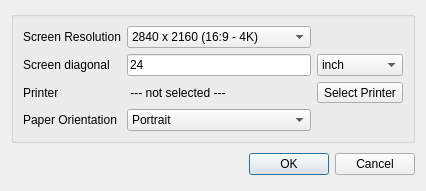
<?xml version="1.0" encoding="UTF-8"?>
<ui version="4.0">
 <class>PageSetupDialogClass</class>
 <widget class="QDialog" name="PageSetupDialogClass">
  <property name="geometry">
   <rect>
    <x>0</x>
    <y>0</y>
    <width>408</width>
    <height>184</height>
   </rect>
  </property>
  <property name="windowTitle">
   <string>MyWhiteboard - Page Setup</string>
  </property>
  <layout class="QVBoxLayout" name="verticalLayout">
   <item>
    <widget class="QGroupBox" name="gbPaper">
     <property name="title">
      <string/>
     </property>
     <layout class="QGridLayout" name="gridLayout">
      <item row="0" column="1">
       <widget class="QComboBox" name="cbScreenResolution">
        <item>
         <property name="text">
          <string>2840 x 2160 (16:9 - 4K)</string>
         </property>
        </item>
        <item>
         <property name="text">
          <string>3440 x 1440 (21:9)</string>
         </property>
        </item>
        <item>
         <property name="text">
          <string>2560 x 1440 (16:9)</string>
         </property>
        </item>
        <item>
         <property name="text">
          <string>2560 x 1080 (21:9)</string>
         </property>
        </item>
        <item>
         <property name="text">
          <string>2048 x 1152 (16:9)</string>
         </property>
        </item>
        <item>
         <property name="text">
          <string>1920 x 1200 (16:10)</string>
         </property>
        </item>
        <item>
         <property name="text">
          <string>1920 x 1080 (16:9 - Full HD)</string>
         </property>
        </item>
        <item>
         <property name="text">
          <string>1680 x 1050 (16:10)</string>
         </property>
        </item>
        <item>
         <property name="text">
          <string>1600 x 900 (16:9)</string>
         </property>
        </item>
        <item>
         <property name="text">
          <string>1536 x 864 (16 x 9)</string>
         </property>
        </item>
        <item>
         <property name="text">
          <string>1440 x 900 (16:10)</string>
         </property>
        </item>
        <item>
         <property name="text">
          <string>1366:768 (16:9)</string>
         </property>
        </item>
        <item>
         <property name="text">
          <string>1360 x 768 (16:9)</string>
         </property>
        </item>
        <item>
         <property name="text">
          <string>1280 x 1024 (5:4)</string>
         </property>
        </item>
        <item>
         <property name="text">
          <string>1280 x 800 (16:10)</string>
         </property>
        </item>
        <item>
         <property name="text">
          <string>1280 x 720 (16:9)</string>
         </property>
        </item>
        <item>
         <property name="text">
          <string>1024 x 768 (4:3)</string>
         </property>
        </item>
        <item>
         <property name="text">
          <string>800 x 600 (4:3)</string>
         </property>
        </item>
        <item>
         <property name="text">
          <string>640 x 360 (16:9</string>
         </property>
        </item>
       </widget>
      </item>
      <item row="2" column="1">
       <widget class="QLabel" name="lblPrinter">
        <property name="text">
         <string> --- not selected ---</string>
        </property>
       </widget>
      </item>
      <item row="1" column="0">
       <widget class="QLabel" name="label_2">
        <property name="text">
         <string>Screen diagonal</string>
        </property>
       </widget>
      </item>
      <item row="2" column="2">
       <widget class="QToolButton" name="btnSelectPrinter">
        <property name="text">
         <string>Select Printer</string>
        </property>
       </widget>
      </item>
      <item row="1" column="2">
       <widget class="QComboBox" name="cbUnit">
        <item>
         <property name="text">
          <string>inch</string>
         </property>
        </item>
        <item>
         <property name="text">
          <string>cm</string>
         </property>
        </item>
        <item>
         <property name="text">
          <string>mm</string>
         </property>
        </item>
       </widget>
      </item>
      <item row="2" column="0">
       <widget class="QLabel" name="label_3">
        <property name="text">
         <string>Printer</string>
        </property>
       </widget>
      </item>
      <item row="1" column="1">
       <widget class="QLineEdit" name="edtScreenDiag">
        <property name="text">
         <string>24</string>
        </property>
       </widget>
      </item>
      <item row="0" column="0">
       <widget class="QLabel" name="label">
        <property name="text">
         <string>Screen Resolution</string>
        </property>
       </widget>
      </item>
      <item row="0" column="2">
       <spacer name="horizontalSpacer">
        <property name="orientation">
         <enum>Qt::Horizontal</enum>
        </property>
        <property name="sizeHint" stdset="0">
         <size>
          <width>107</width>
          <height>20</height>
         </size>
        </property>
       </spacer>
      </item>
      <item row="3" column="0">
       <widget class="QLabel" name="label_4">
        <property name="text">
         <string>Paper Orientation</string>
        </property>
       </widget>
      </item>
      <item row="3" column="1">
       <widget class="QComboBox" name="comboBox">
        <item>
         <property name="text">
          <string>Portrait</string>
         </property>
        </item>
        <item>
         <property name="text">
          <string>Landscape</string>
         </property>
        </item>
       </widget>
      </item>
     </layout>
    </widget>
   </item>
   <item>
    <layout class="QHBoxLayout">
     <property name="spacing">
      <number>6</number>
     </property>
     <property name="leftMargin">
      <number>0</number>
     </property>
     <property name="topMargin">
      <number>0</number>
     </property>
     <property name="rightMargin">
      <number>0</number>
     </property>
     <property name="bottomMargin">
      <number>0</number>
     </property>
     <item>
      <spacer>
       <property name="orientation">
        <enum>Qt::Horizontal</enum>
       </property>
       <property name="sizeHint" stdset="0">
        <size>
         <width>131</width>
         <height>31</height>
        </size>
       </property>
      </spacer>
     </item>
     <item>
      <widget class="QPushButton" name="okButton">
       <property name="text">
        <string>OK</string>
       </property>
      </widget>
     </item>
     <item>
      <widget class="QPushButton" name="cancelButton">
       <property name="text">
        <string>Cancel</string>
       </property>
      </widget>
     </item>
    </layout>
   </item>
  </layout>
 </widget>
 <resources/>
 <connections>
  <connection>
   <sender>okButton</sender>
   <signal>clicked()</signal>
   <receiver>PageSetupDialogClass</receiver>
   <slot>accept()</slot>
   <hints>
    <hint type="sourcelabel">
     <x>278</x>
     <y>253</y>
    </hint>
    <hint type="destinationlabel">
     <x>96</x>
     <y>254</y>
    </hint>
   </hints>
  </connection>
  <connection>
   <sender>cancelButton</sender>
   <signal>clicked()</signal>
   <receiver>PageSetupDialogClass</receiver>
   <slot>reject()</slot>
   <hints>
    <hint type="sourcelabel">
     <x>369</x>
     <y>253</y>
    </hint>
    <hint type="destinationlabel">
     <x>179</x>
     <y>282</y>
    </hint>
   </hints>
  </connection>
 </connections>
</ui>
